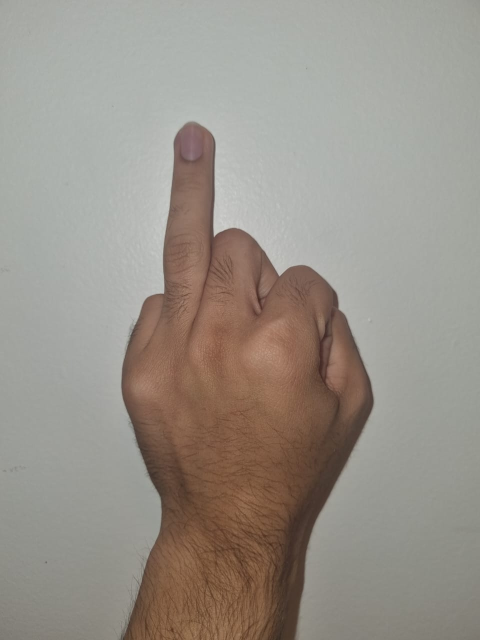
#> input picture image_tests/image1_1.jpeg, 960 x 1280 px, given in place of the camera (shown at 1/2 size)
$ python main.py
#> lines starting #> are read from the running program, lines starting #| are printed output that depends on the picture; after the words box and inside, x2 and y2 are one past the last pixel; in counts of white or black regions, pixels touching at a corner belong together
import cv2
import numpy as np
import numpy as np
from matplotlib import pyplot as plt

cap = cv2.VideoCapture("/dev/video0")
threshold = 150
frame=None

def pontoMaisEsquerda(imagem):
    for linha in range(20, 640):
        indices_brancos = np.where(imagem[linha, 25:480] == 255)[0]
        if indices_brancos.size > 0:
            coluna = indices_brancos[0] + 25
            return (linha, coluna)

def pontoMaisDireita(imagem):
    for linha in range(639, 20, -1):
        indices_brancos = np.where(imagem[linha, 25:480] == 255)[0]
        if indices_brancos.size > 0:
            coluna = indices_brancos[-1] + 25
            return (linha, coluna)

def pontoMaisAlto(imagem):
    for coluna in range(25, 480):
        indices_brancos = np.where(imagem[20:640, coluna] == 255)[0]
        if indices_brancos.size > 0:
            linha = indices_brancos[0] + 20
            return (linha, coluna)

def preparacaoImagemEContornos():
    global frame
    global imgOriginal
    cv2.threshold(frame,threshold,255,cv2.THRESH_BINARY+cv2.THRESH_OTSU,frame)
    kernel = np.ones((3, 3), np.uint8)
    cv2.erode(frame, kernel,frame)
    cv2.dilate(frame,kernel,frame)

    #fiz isso para poder tratar a mao como um componnet
    frame = cv2.bitwise_not(frame)
    cv2.imshow("imagem binarizada ", frame)
    num_labels, labeled_image = cv2.connectedComponents(frame)

    component_mask = np.uint8(labeled_image == 2) * 255
    maior=0
    labelMaior=0
    for component in range(1,num_labels+1):
        area = np.uint8(labeled_image==component)*255
        cv2.countNonZero(area)
        if(cv2.countNonZero(area)>maior):
            maior = cv2.countNonZero(area)
            labelMaior=component

    component_mask= np.uint8(labeled_image == labelMaior) * 255
    # Encontra os contornos do componente
    contours, hierarchy = cv2.findContours(component_mask,cv2.RETR_EXTERNAL,cv2.CHAIN_APPROX_SIMPLE)

    #menor forma para representar os contornos
    contornoOrdendo = cv2.convexHull(contours[0])
    cnt = contours[0]
    cx,cy = acharCentroidEPicos(cnt)

    contorno_filtrado = np.array([ponto for ponto in contornoOrdendo if ponto[0][1] < cy])
    Valorpico =0
    indicePico =0


    x,y,w,h = cv2.boundingRect(cnt)


    imgOriginal = cv2.drawContours(imgOriginal, contours, -1,(0,255,0),thickness=2)
    orientacao = "Horizontal" if w>h else "Vertical"
    cv2.putText(imgOriginal,orientacao,(188,513),cv2.FONT_HERSHEY_SIMPLEX,1,(0,0,0),1)

    # print(pontoMaisAlto(frame))
    # cv2.rectangle(imgOriginal,(x,y),(x+w,y+h),(0,255,0),2)


def acharCentroidEPicos(coutornos)->None:
    m = cv2.moments(coutornos)

    cx = int(m['m10']/m['m00'])
    xy = int(m['m01']/m['m00'])
    return (cx,xy)


while True:
    # Captura o quadro
    ret, frame = cap.read()
#> frame is the input picture: shape (1280, 960, 3); mean B, G, R 137.4, 146, 152.8
    imgOriginal  = cv2.rotate(frame,cv2.ROTATE_90_COUNTERCLOCKWISE)
    frame = cv2.cvtColor(frame, cv2.COLOR_BGR2GRAY)
#> frame: shape (1280, 960)
    frame  = cv2.rotate(frame,cv2.ROTATE_90_COUNTERCLOCKWISE)
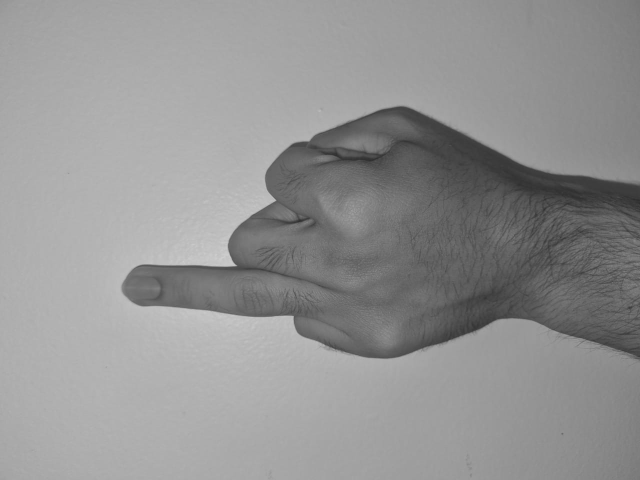
#> frame: shape (960, 1280) (shown at 1/2 size); min 43, max 207, mean 147

    preparacaoImagemEContornos()
#> in preparacaoImagemEContornos, `cv2.threshold(frame,threshold,255,cv2.THRESH_BINARY+cv2.THRESH_OTSU,fr..`:
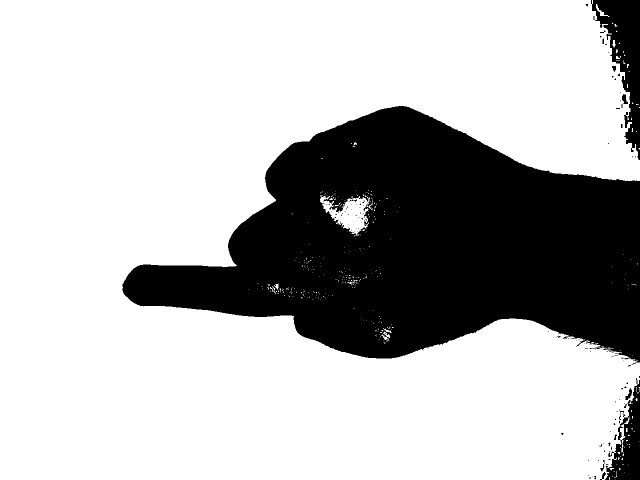
#> frame: shape (960, 1280) (shown at 1/2 size); 72.5% white; 116 black regions (99 under 20 px), largest, box (x1, y1, x2, y2) and area: (245, 212, 1280, 730) 316939, (1182, 0, 1280, 320) 13440, (1210, 756, 1280, 960) 6857
#> in preparacaoImagemEContornos, `cv2.dilate(frame,kernel,frame)`:
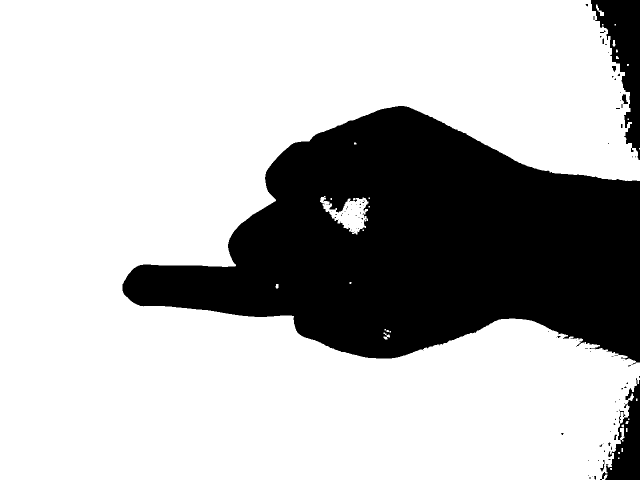
#> frame: shape (960, 1280) (shown at 1/2 size); 72.3% white; 89 black regions (77 under 20 px), largest, box (x1, y1, x2, y2) and area: (245, 212, 1280, 730) 318454, (1182, 0, 1280, 320) 13751, (1200, 756, 1280, 960) 7557
#> in preparacaoImagemEContornos, `num_labels, labeled_image = cv2.connectedComponents(frame)`:
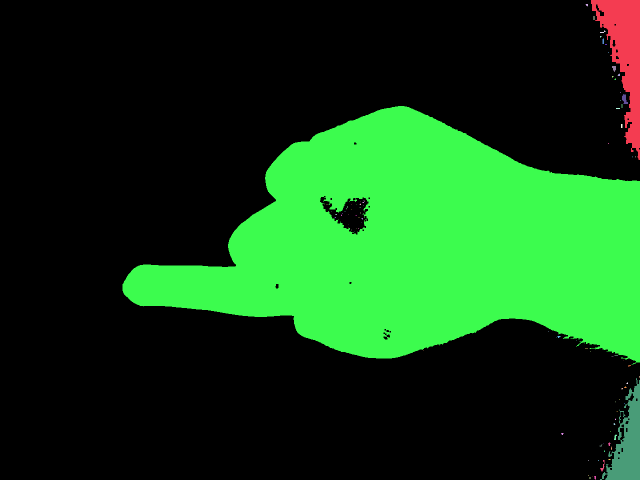
#> labeled_image: shape (960, 1280) int32 (shown at 1/2 size); 90 distinct labels, from 0 to 89; one colour per label, 0 black
#> in preparacaoImagemEContornos, `num_labels, labeled_image = cv2.connectedComponents(frame)`: num_labels = 90
#> in preparacaoImagemEContornos, `component_mask = np.uint8(labeled_image == 2) * 255`: component_mask: shape (960, 1280); 0% white; 1 white region (1 under 20 px)
#> the loop in preparacaoImagemEContornos, `for component in range(1,num_labels+1):` made 90 passes
#> maior on passes 1, 17: 13751, 318454
#> pass 1, in preparacaoImagemEContornos, `area = np.uint8(labeled_image==component)*255`:
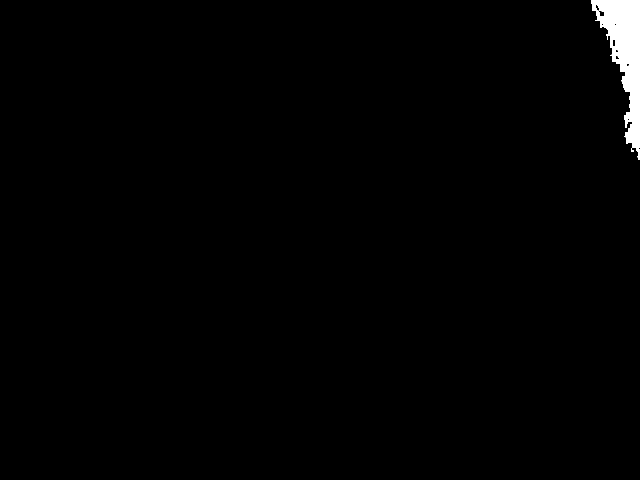
#> area: shape (960, 1280) (shown at 1/2 size); 1.1% white; 1 white region, box (x1, y1, x2, y2) and area: (1182, 0, 1280, 320) 13751
#> after the loop in preparacaoImagemEContornos, `for component in range(1,num_labels+1):`: area: shape (960, 1280); every value is 0
#> after the loop in preparacaoImagemEContornos, `for component in range(1,num_labels+1):`: labelMaior = 17; maior = 318454
#> in preparacaoImagemEContornos, `component_mask= np.uint8(labeled_image == labelMaior) * 255`:
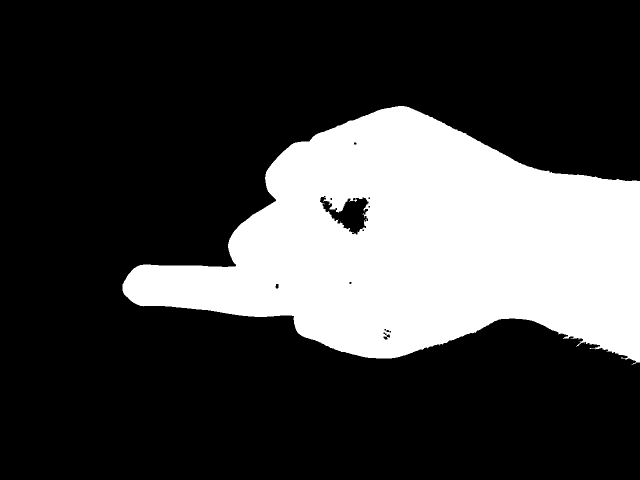
#> component_mask: shape (960, 1280) (shown at 1/2 size); 25.9% white; 1 white region
#> in preparacaoImagemEContornos, `contours, hierarchy = cv2.findContours(component_mask,cv2.RETR_EXTERNA..`: contours = 1 contour; box (x1, y1, x2, y2) and area: (245, 212, 1280, 730) 320921
#> in preparacaoImagemEContornos, `contornoOrdendo = cv2.convexHull(contours[0])`: contornoOrdendo = contour of 32 points, box (x1, y1, x2, y2) (245, 212, 1280, 730), area 383327
#> in preparacaoImagemEContornos, `cnt = contours[0]`: cnt = contour of 1121 points, box (x1, y1, x2, y2) (245, 212, 1280, 730), area 320921
#> in acharCentroidEPicos, `m = cv2.moments(coutornos)`: m = moments, m00 320921, centre m10/m00, m01/m00 = (842.8, 489.4)
#> in acharCentroidEPicos, `cx = int(m['m10']/m['m00'])`: cx = 842
#> in acharCentroidEPicos, `xy = int(m['m01']/m['m00'])`: xy = 489
#> in preparacaoImagemEContornos, `cx,cy = acharCentroidEPicos(cnt)`: cx = 842; cy = 489
#> in preparacaoImagemEContornos, `contorno_filtrado = np.array([ponto for ponto in contornoOrdendo if po..`: contorno_filtrado = contour of 12 points, box (x1, y1, x2, y2) (582, 212, 1280, 363), area 36650
#> in preparacaoImagemEContornos, `x,y,w,h = cv2.boundingRect(cnt)`: x = 245; y = 212; w = 1035; h = 518
#> in preparacaoImagemEContornos, `imgOriginal = cv2.drawContours(imgOriginal, contours, -1,(0,255,0),thi..`:
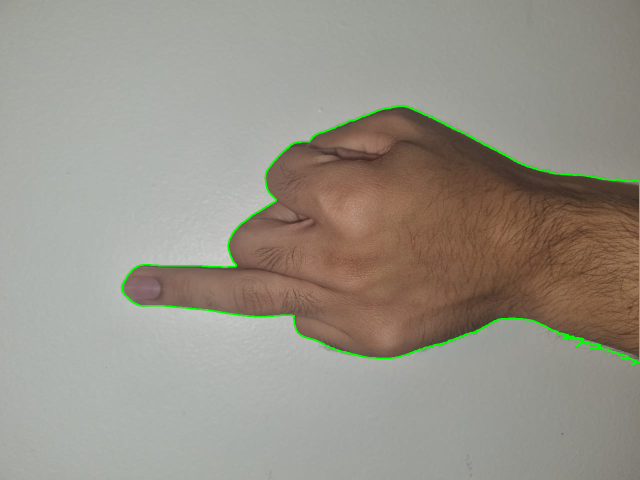
#> imgOriginal: shape (960, 1280, 3) (shown at 1/2 size); mean B, G, R 136.5, 147, 151.8
#> in preparacaoImagemEContornos, `orientacao = "Horizontal" if w>h else "Vertical"`: orientacao = 'Horizontal'
#> in preparacaoImagemEContornos, `cv2.putText(imgOriginal,orientacao,(188,513),cv2.FONT_HERSHEY_SIMPLEX,..`: imgOriginal: shape (960, 1280, 3); 0.03% of pixels changed, all inside (x1, y1, x2, y2) = (192, 491, 341, 514)
#> the loop in pontoMaisEsquerda, `for linha in range(20, 640):` made 431 passes
#> coluna on pass 431: 479
    esquerda = pontoMaisEsquerda(frame)
#> esquerda = (450, 479)
#> the loop in pontoMaisDireita, `for linha in range(639, 20, -1):` made 10 passes
#> (indices_brancos, coluna) on pass 10: ([452, 453, 454], 479)
    direita = pontoMaisDireita(frame)
#> direita = (630, 479)
#> the loop in pontoMaisAlto, `for coluna in range(25, 480):` made 221 passes
#> linha on pass 221: 568
    alto = pontoMaisAlto(frame)
#> alto = (568, 245)


    # Exibe o componente usando cv2.imshow

    cv2.imshow(f'Img Original', imgOriginal)

    if cv2.waitKey(1)=="27":

#> (key Esc is pressed here)
        break

# Libera os recursos
cap.release()
cv2.destroyAllWindows()

$ run again, on image_tests/image1_11.jpeg
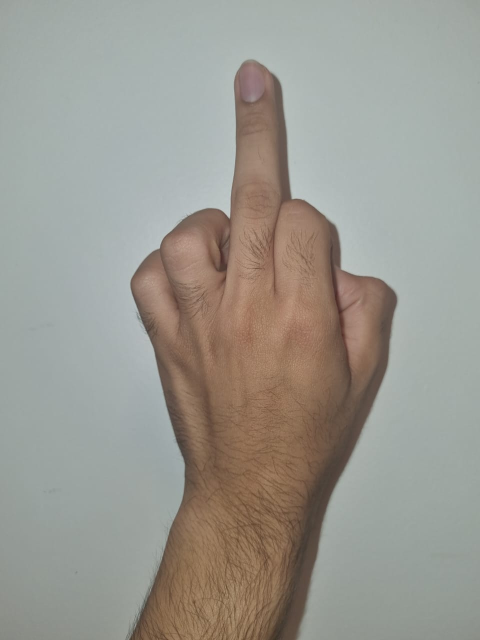
#> input picture image_tests/image1_11.jpeg, 960 x 1280 px, given in place of the camera (shown at 1/2 size)
#> frame is the input picture: shape (1280, 960, 3); mean B, G, R 144.8, 152.6, 154.6
#> in preparacaoImagemEContornos, `num_labels, labeled_image = cv2.connectedComponents(frame)`:
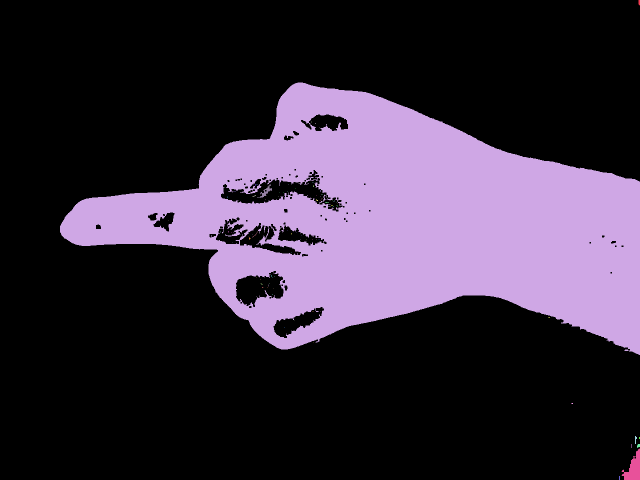
#> labeled_image: shape (960, 1280) int32 (shown at 1/2 size); 79 distinct labels, from 0 to 78; one colour per label, 0 black
#> num_labels = 79
#> component_mask: shape (960, 1280); 27% white; 1 white region, box (x1, y1, x2, y2) and area: (120, 165, 1280, 710) 332254
#> the loop in preparacaoImagemEContornos, `for component in range(1,num_labels+1):` made 79 passes
#> maior on passes 1 to 2: 30, 332254
#> after the loop in preparacaoImagemEContornos, `for component in range(1,num_labels+1):`: labelMaior = 2; maior = 332254
#> contours = 1 contour; box (x1, y1, x2, y2) and area: (120, 165, 1280, 710) 354284
#> contornoOrdendo = contour of 26 points, box (x1, y1, x2, y2) (120, 165, 1280, 710), area 450574
#> cnt = contour of 1182 points, box (x1, y1, x2, y2) (120, 165, 1280, 710), area 354284
#> m = moments, m00 354284.5, centre m10/m00, m01/m00 = (777.4, 447.6)
#> in acharCentroidEPicos, `cx = int(m['m10']/m['m00'])`: cx = 777
#> xy = 447
#> in preparacaoImagemEContornos, `cx,cy = acharCentroidEPicos(cnt)`: cx = 777; cy = 447
#> contorno_filtrado = contour of 15 points, box (x1, y1, x2, y2) (129, 165, 1280, 436), area 149956
#> x = 120; y = 165; w = 1160; h = 545
#> in preparacaoImagemEContornos, `imgOriginal = cv2.drawContours(imgOriginal, contours, -1,(0,255,0),thi..`:
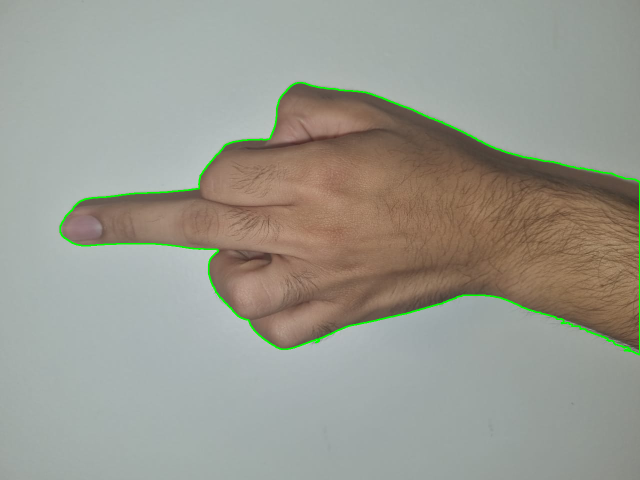
#> imgOriginal: shape (960, 1280, 3) (shown at 1/2 size); mean B, G, R 143.9, 153.6, 153.5
#> orientacao = 'Horizontal'
#> the loop in pontoMaisEsquerda, `for linha in range(20, 640):` made 262 passes
#> coluna on pass 262: 478
#> esquerda = (281, 478)
#> the loop in pontoMaisDireita, `for linha in range(639, 20, -1):` made 6 passes
#> (indices_brancos, coluna) on pass 6: ([454], 479)
#> direita = (634, 479)
#> the loop in pontoMaisAlto, `for coluna in range(25, 480):` made 96 passes
#> linha on pass 96: 451
#> alto = (451, 120)

$ run again, on image_tests/image1_2.jpeg
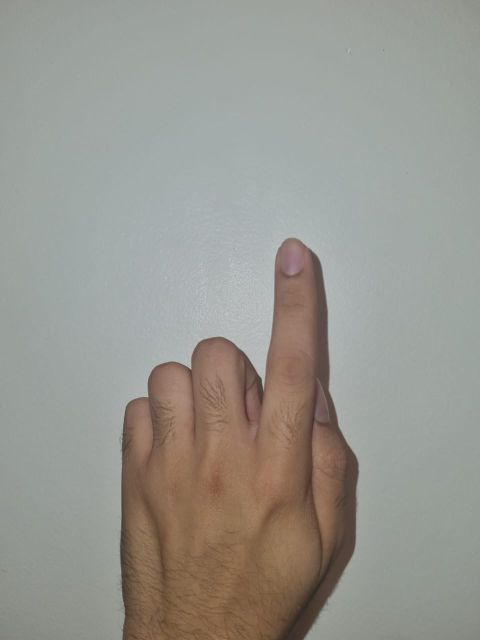
#> input picture image_tests/image1_2.jpeg, 960 x 1280 px, given in place of the camera (shown at 1/2 size)
#> frame is the input picture: shape (1280, 960, 3); mean B, G, R 143.4, 150.3, 151.8
#> in preparacaoImagemEContornos, `num_labels, labeled_image = cv2.connectedComponents(frame)`:
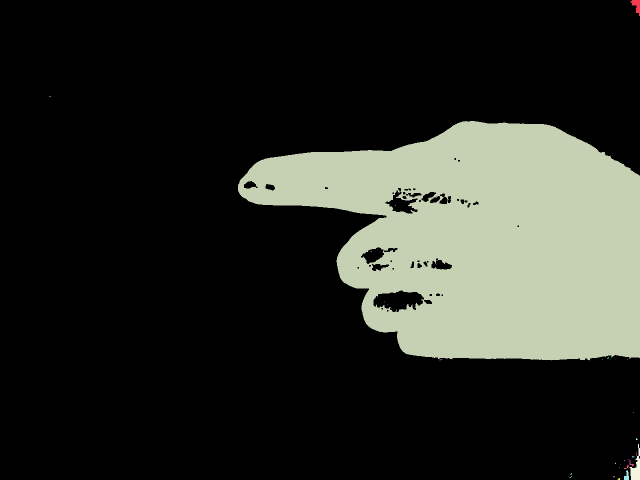
#> labeled_image: shape (960, 1280) int32 (shown at 1/2 size); 34 distinct labels, from 0 to 33; one colour per label, 0 black
#> num_labels = 34
#> component_mask: shape (960, 1280); 0% white in thin lines or dots, all inside (x1, y1, x2, y2) = (98, 192, 102, 193)
#> the loop in preparacaoImagemEContornos, `for component in range(1,num_labels+1):` made 34 passes
#> maior on passes 1, 3: 314, 259891
#> after the loop in preparacaoImagemEContornos, `for component in range(1,num_labels+1):`: labelMaior = 3; maior = 259891
#> contours = 1 contour; box (x1, y1, x2, y2) and area: (476, 242, 1280, 721) 266848
#> contornoOrdendo = contour of 38 points, box (x1, y1, x2, y2) (476, 242, 1280, 721), area 297094
#> cnt = contour of 740 points, box (x1, y1, x2, y2) (476, 242, 1280, 721), area 266848
#> m = moments, m00 266847.5, centre m10/m00, m01/m00 = (964.6, 480.1)
#> in acharCentroidEPicos, `cx = int(m['m10']/m['m00'])`: cx = 964
#> xy = 480
#> in preparacaoImagemEContornos, `cx,cy = acharCentroidEPicos(cnt)`: cx = 964; cy = 480
#> contorno_filtrado = contour of 24 points, box (x1, y1, x2, y2) (476, 242, 1280, 390), area 72654
#> x = 476; y = 242; w = 804; h = 479
#> in preparacaoImagemEContornos, `imgOriginal = cv2.drawContours(imgOriginal, contours, -1,(0,255,0),thi..`:
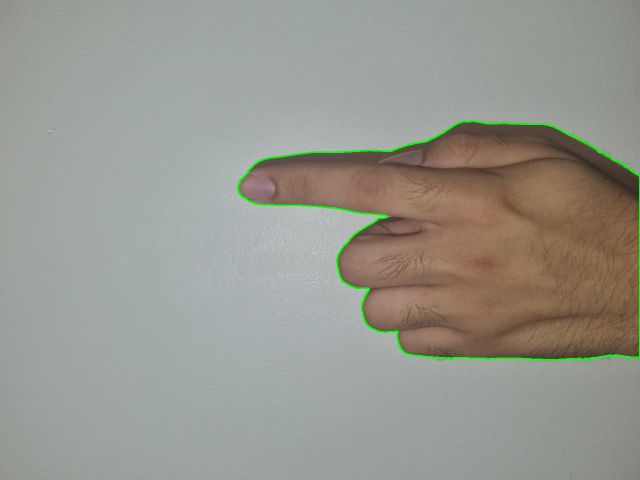
#> imgOriginal: shape (960, 1280, 3) (shown at 1/2 size); mean B, G, R 142.7, 151.2, 151
#> orientacao = 'Horizontal'
#> the loop in pontoMaisEsquerda, `for linha in range(20, 640):` made 173 passes
#> coluna on pass 173: 98
#> esquerda = (192, 98)
#> the loop in pontoMaisDireita, `for linha in range(639, 20, -1):` made 253 passes
#> coluna on pass 253: 479
#> direita = (387, 479)
#> the loop in pontoMaisAlto, `for coluna in range(25, 480):` made 74 passes
#> linha on pass 74: 192
#> alto = (192, 98)
